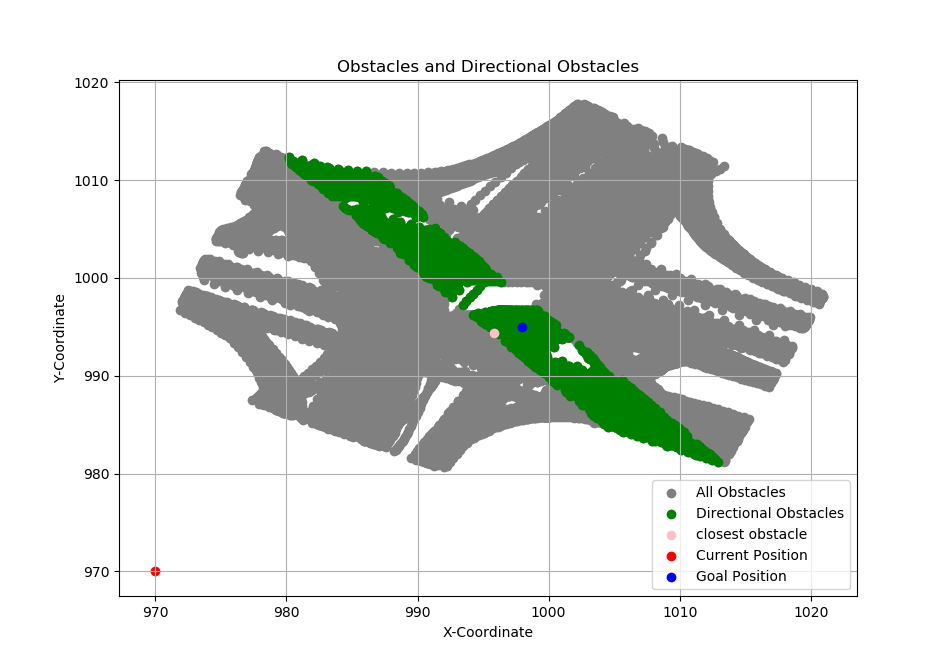

The Python source for this figure:
import numpy as np
import csv
import matplotlib.pyplot as plt

# Read the CSV file
file_path = r'/home/parth/INTERACTION-Dataset-TC-v1_0/recorded_trackfiles/TC_BGR_Intersection_VA/vehicle_tracks_000.csv'

# Choose the appropriate encoding
encoding = 'utf-8'  # Common encodings include 'utf-8', 'latin-1', 'ISO-8859-1', 'cp1252'

# Open the file with the specified encoding
obstacles = []
with open(file_path, mode='r', encoding=encoding, newline='') as file:
    csv_reader = csv.reader(file)
    # Skip the header if there is one
    next(csv_reader)
    for row in csv_reader:
        # Store the 5th and 6th column in obstacles list
        obstacles.append((float(row[4]), float(row[5])))  # Assuming coordinates are in 5th and 6th rows

# Set the current and goal positions, direction, and step size
current_position = np.array([970.0, 970.0])
goal_position = np.array([998.0, 995.0])
direction = goal_position - current_position
step_size = 1.0

# Function to find the vector projection
def vector_projection(vector, base):
    base_norm = np.linalg.norm(base)
    if base_norm == 0:
        return np.zeros_like(base)
    return np.dot(vector, base) / (base_norm**2) * base

# Look in the direction of our movement
directional_obstacles = []
threshold = 2  # Threshold for considering the obstacle in the direction

for obs in obstacles:
    obs = np.array(obs)
    relative_position = obs - current_position
    projection = vector_projection(relative_position, direction)
    if np.linalg.norm(projection - direction) <= threshold:
        directional_obstacles.append(obs)

# Convert directional_obstacles to a numpy array
directional_obstacles = np.array(directional_obstacles)

# Sort directional_obstacles based on distance from current position
directional_obstacles = directional_obstacles[np.argsort(np.linalg.norm(directional_obstacles - current_position, axis=1))]

# Plotting
if len(directional_obstacles) > 0:
    plt.figure(figsize=(10, 10))
    plt.scatter(*zip(*obstacles), c='gray', label='All Obstacles')
    plt.scatter(directional_obstacles[:, 0], directional_obstacles[:, 1], c='green', label='Directional Obstacles')
    plt.scatter(directional_obstacles[0,0],directional_obstacles[0,1],c='pink',label='closest obstacle')
    plt.scatter(current_position[0], current_position[1], c='red', label='Current Position')
    plt.scatter(goal_position[0], goal_position[1], c='blue', label='Goal Position')
    plt.xlabel('X-Coordinate')
    plt.ylabel('Y-Coordinate')
    plt.title('Obstacles and Directional Obstacles')
    plt.legend()
    plt.grid(True)
    plt.show()
else:
    print("No obstacles found in the direction of movement within the threshold.")
